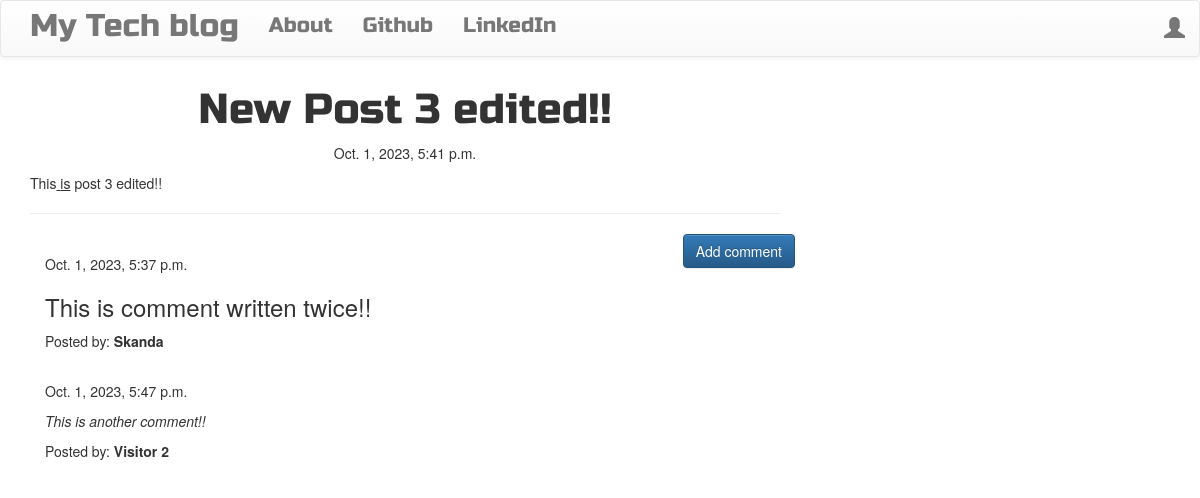
Screenshot of /post/3 with the database file from the repository.
### blog/models.py (models this page shows, shortened)
class Post(models.Model):
    author = models.ForeignKey('auth.User',on_delete=models.CASCADE)
    title = models.CharField(max_length=200)
    text = models.TextField()
    created_date = models.DateTimeField(default=timezone.now)
    published_date = models.DateTimeField(blank=True, null=True)

class Comment(models.Model):
    post = models.ForeignKey('blog.Post', related_name='comments',on_delete=models.CASCADE)
    author = models.CharField(max_length=200)
    text = models.TextField()
    created_date = models.DateTimeField(default=timezone.now)
    approved_comment = models.BooleanField(default=False)

### blog/views.py (the view)
# urls.py: re_path(r'post/(?P<pk>\d+)$',views.PostDetailView.as_view(),name='post_detail'),
class PostDetailView(DetailView):
    model = Post

### blog/templates/blog/post_detail.html (shortened to what this page needs)
{% extends 'blog/base.html' %}
{% block content %}
        <h1 class='posttitle loader'>{{ post.title }}</h1>
        {% if post.published_date %}
            <div class="date postdate">
                {{ post.published_date }}
            </div>
        {% else %}
            <a class="btn btn-default" href="{% url 'post_publish' pk=post.pk %}">Publish</a>
        {% endif %}
      <p class='postcontent' >{{ post.text|safe|linebreaksbr }}</p>
  <hr>
  <a class="btn btn-primary btn-comment" href="{% url 'add_comment_to_post' pk=post.pk %}">Add comment</a>
  <div class="container">
  {% for comment in post.comments.all %}
  <br>
      {% if user.is_authenticated or comment.approved_comment %}
              {{ comment.created_date }}
          <p>{{ comment.text|safe|linebreaks }}</p>
          <p>Posted by: <strong>{{ comment.author }}</strong></p>
      {% endif %}
  {% empty %}
      <p>No comments posted.</p>
  {% endfor %}
</div>
{% endblock %}

### blog/templates/blog/base.html (shortened to what this page needs)
<!DOCTYPE html>
{% load static %}
<html>
    <head>
        <link rel="stylesheet" href="https://maxcdn.bootstrapcdn.com/bootstrap/3.3.7/css/bootstrap.min.css">
        <link rel="stylesheet" href="https://maxcdn.bootstrapcdn.com/bootstrap/3.3.7/css/bootstrap-theme.min.css">
        <link rel="stylesheet" href="//cdn.jsdelivr.net/medium-editor/latest/css/medium-editor.min.css" type="text/css" media="screen" charset="utf-8">
        <link rel="stylesheet" href="{% static 'css/blog.css' %}">
<body class='loader'>
  <nav class="navbar navbar-default techfont custom-navbar">
    <div class="container">
      <ul class="nav navbar-nav">
        <li><a class='navbar-brand bigbrand' href="{% url 'post_list' %}">My Tech blog</a></li>
        <li><a href="{% url 'about'%}">About</a></li>
        <li><a href="https://www.github.com">Github</a></li>
        <li><a href="https://www.linkedin.com">LinkedIn</a></li>
      </ul>
      <ul class="nav navbar-nav navbar-right">
        {% if user.is_authenticated %}
        <li>
          <a href="{% url 'post_new' %}" >New Post</a>
        </li>
        <li>
          <a href="{% url 'post_draft_list' %}">Drafts</a>
        </li>
        <li>
          <a href="{% url 'logout' %}" >Log out</a>
        </li>
        <li>
          <a >Welcome: {{ user.username }}</a>
        </li>
          {% else %}
          <li><a class='nav navbar-right' href="{% url 'login' %}" ><span class="glyphicon glyphicon-user"></span></a></li>
        {% endif %}
      </ul>
  </div>
</nav>
        <div class="content container">
            <div class="row">
                <div class="col-md-8">
                  <div class="blog_posts">
                    {% block content %}
                    {% endblock %}
                  </div>
                </div>
            </div>
        </div>
</body>
</html>

### blog/static/css/blog.css (style rules this page uses)
.techfont { font-family: 'Russo One', sans-serif; font-size: 1.5em; margin-bottom: 10px; }
.postdate { text-align: center; }
.posttitle { font-family: 'Russo One', sans-serif; font-size: 3em; text-align: center; }
.postcontent { font-family: 'Montserrat'; font-size: 1.5em; }
.btn-comment { position: absolute; right: 0px; }
.bigbrand { font-size: 1.5em; }
.loader { filter:hue-rotate(0deg); color: linear-gradient(45deg,#0f8,#08f); animation:hue 5000ms infinite linear; }

### rows the page displays
Post: title "New Post 3 edited!!", published_date "Oct. 1, 2023, 5:41 p.m.", text "This is post 3 edited!!"
Comment: created_date "Oct. 1, 2023, 5:37 p.m.", text "This is comment written twice!!", author "Skanda"
Comment: created_date "Oct. 1, 2023, 5:47 p.m.", text "This is another comment!!", author "Visitor 2"
